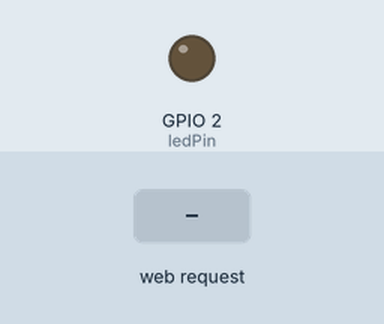
This sketch was run on a simulated ESP8266 (NodeMCU). On the bench: output pins drawn as LEDs (lit = HIGH). The inputs (shaded band) are chosen by the test bench. WiFi joins after 1.5 s; servers stay silent unless stated; what the sketch prints to the serial monitor is not drawn.

Above: at 2.7 s.
2.8 s: HTTP request GET /LED=ON received
At 3.4 s:
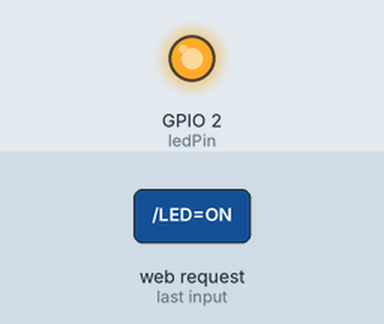
4.3 s: HTTP request GET /LED=OFF received
At 4.6 s:
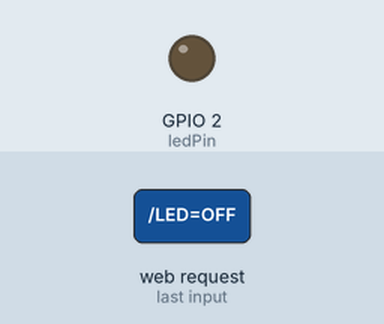
Timing chart, 0 to 7.3 s (numbered marks = the images above; inputs shaded):
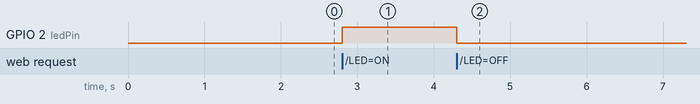

The sketch:

aa.ino
```cpp
/****************************************************
Code Created:Mahadev Sharma(7519341)
             Madhav  Chadha(7751993)
             Rishabh Verma (7692007)
Place:Conestoga College
Client:Robert Edler
Mentor:Ilya Peskov
Group:007
Group name:White Collar Crew
This code allows to create wifi server using ESP8266 -01
ESP8266-01 takes credential from wifi and create own wifi
Creates webpage to control GPIO of ESP8266-01
*****************************************************/
/******************Wifi creation section***************/
#include <ESP8266WiFi.h>

const char* ssid = "Mahadev";//type your ssid
const char* password = "12345678";//type your password

int ledPin = 2; // GPIO2 of ESP8266
WiFiServer server(80);//internal server

void setup() {
  Serial.begin(115200);//baud rate for wifi
  delay(10);//to set wifi


  pinMode(ledPin, OUTPUT);//out put made for GPIO
  digitalWrite(ledPin, LOW);//Initiate with low GPIO

  // Connect to WiFi network
  Serial.println();
  Serial.println();
  Serial.print("Connecting to ");//Print on serial terminal
  Serial.println(ssid);

  WiFi.begin(ssid, password);

  while (WiFi.status() != WL_CONNECTED) {
    delay(500);//to connect wifi
    Serial.print(".");//prints untill connects to wifi
  }
  Serial.println("");
  Serial.println("WiFi connected");//shows when wifi connected
   /***********************************************************/
  /***************Server section******************************/
  // Start the server
  server.begin();
  Serial.println("Server started");

  // Print the IP address
  Serial.print("Use this URL to connect: ");
  Serial.print("http://");
  Serial.print(WiFi.localIP());
  Serial.println("/");
  /***********************************************************/

}

void loop() {
  // Check if a client has connected
  WiFiClient client = server.available();
  if (!client) {
    return;
  }

  // Wait until the client sends some data
  Serial.println("new client");
  while(!client.available()){
    delay(1);
  }

  // Read the first line of the request
  String request = client.readStringUntil('\r');
  Serial.println(request);
  client.flush();

  // Match the request

  int value = LOW;
  if (request.indexOf("/LED=ON") != -1) {
    digitalWrite(ledPin, HIGH);
    value = HIGH;
  }
  if (request.indexOf("/LED=OFF") != -1){
    digitalWrite(ledPin, LOW);
    value = LOW;
  }
/*********Controlling GPIO*************************/
// Set ledPin according to the request
//digitalWrite(ledPin, value);


  // Return the response
  client.println("HTTP/1.1 200 OK");
  client.println("Content-Type: text/html");
  client.println(""); //  do not forget this one
  client.println("<!DOCTYPE HTML>");
  client.println("<html>");


  client.println("<meta charset=\"utf-8\">");
  client.println("<meta name=\"viewport\" content=\"width=device-width, initial-scale=1, shrink-to-fit=no\">");
  client.println("<link rel=\"stylesheet\" href=\"https://maxcdn.bootstrapcdn.com/bootstrap/4.0.0-beta.2/css/bootstrap.min.css\" integrity=\"sha384-PsH8R72JQ3SOdhVi3uxftmaW6Vc51MKb0q5P2rRUpPvrszuE4W1povHYgTpBfshb\" crossorigin=\"anonymous\">");


  client.println("<h1 style=\"background-color:DodgerBlue;\">WELCOME TO FUTURE</h1>");


 // client.print("<h2 >Led is</h2> ");

  if(value == HIGH) {
   // client.print("<h2>On</h2>");
  } else {
   // client.print("<h2>Off</h2>");
  }
  //tool for coverting html to c language   --http://easyonlineconverter.com/converters/cpp-string-escape.html
client.println("<br><br>");
client.println("<a href=\"/LED=ON\"style=\"background-color:#4CAF50;border:#FF0000;color: white;padding: 65px 87px;text-align: center;display: inline-block;font-size: 26px;margin: 8px 4px;margin-left:75px;margin-right:auto;cursor: pointer;\">LED_ON</a><br>");
client.println("<a href=\"/LED=OFF\"style=\"background-color:#4CAF50;border: #FF0000;color: white;padding: 60px 82px;text-align: center;display: inline-block;font-size: 26px;margin: 8px 4px;margin-left:75px;margin-right:auto;  cursor: pointer;\">LED_OFF</a><br>");

  client.println("<script src=\"https://code.jquery.com/jquery-3.2.1.slim.min.js\" integrity=\"sha384-KJ3o2DKtIkvYIK3UENzmM7KCkRr/rE9/Qpg6aAZGJwFDMVNA/GpGFF93hXpG5KkN\" crossorigin=\"anonymous\"></script>");
  client.println("<script src=\"https://cdnjs.cloudflare.com/ajax/libs/popper.js/1.12.3/umd/popper.min.js\" integrity=\"sha384-vFJXuSJphROIrBnz7yo7oB41mKfc8JzQZiCq4NCceLEaO4IHwicKwpJf9c9IpFgh\" crossorigin=\"anonymous\"></script>");
  client.println("<script src=\"https://maxcdn.bootstrapcdn.com/bootstrap/4.0.0-beta.2/js/bootstrap.min.js\" integrity=\"sha384-alpBpkh1PFOepccYVYDB4do5UnbKysX5WZXm3XxPqe5iKTfUKjNkCk9SaVuEZflJ\" crossorigin=\"anonymous\"></script>  ");
  client.println("<P style=\"margin-left:350px;margin-top:95px;\"> &#169;WCC</P>");
  client.println("</html>");

  delay(1);
  Serial.println("Client disonnected");
  Serial.println("");

}
```

Measured:
- after the input at 2.8 s, GPIO 2 (ledPin): LOW → HIGH at once
- after the input at 4.3 s, GPIO 2 (ledPin): HIGH → LOW at once
